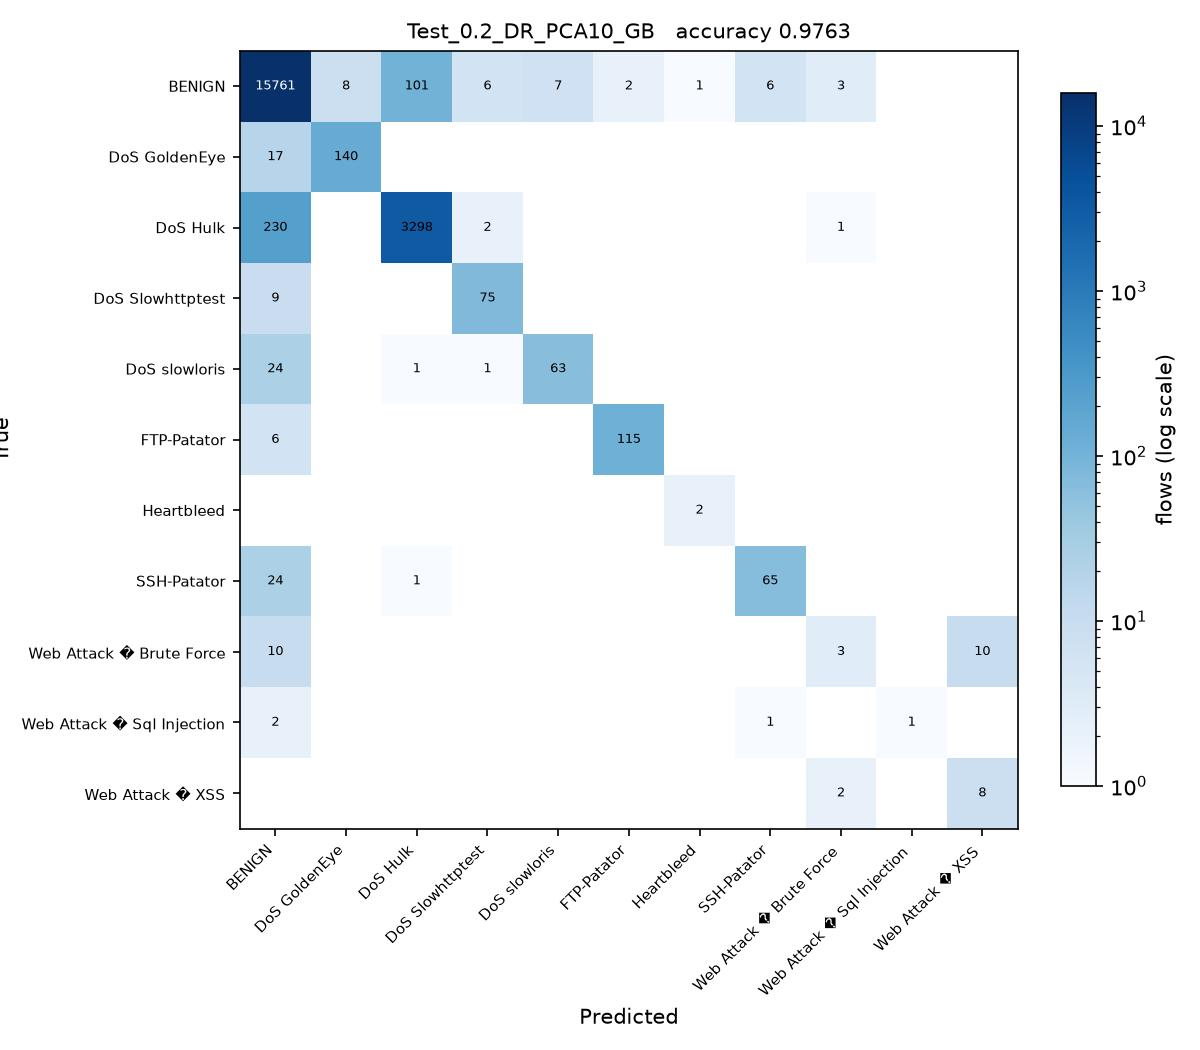

Generate this figure with Python:
# Test_0.2_DR_PCA10_GB.py
#
# Test size 0.2  |  PCA, 10 components  |  Gradient Boosting (sheet #8)
#
# This is SGDC_60_40.py with the changes marked CHANGE below and nothing else.

import os
from pathlib import Path

# CHANGE 1: find the folder holding the three CSV files and run from there, so
# the plain file names below resolve no matter where this script is started
# from or how deeply it sits inside the project folder.
HERE = Path(__file__).resolve().parent
for PROJECT in [HERE, *HERE.parents]:
    if (PROJECT / 'Tuesday-WorkingHours.pcap_ISCX.csv').exists():
        os.chdir(PROJECT)
        break
else:
    raise SystemExit('Put this folder inside the folder that holds the three '
                     'CIC-IDS2017 CSV files, then run the script again.')
import numpy as np
import pandas as pd

df1 = pd.read_csv('Tuesday-WorkingHours.pcap_ISCX.csv', low_memory=True)
df2 = pd.read_csv('Wednesday-workingHours.pcap_ISCX.csv', low_memory=True)
df3 = pd.read_csv('Thursday-WorkingHours-Morning-WebAttacks.pcap_ISCX.csv', low_memory=True)

dataset = pd.concat([df1, df2, df3], ignore_index=True)

dataset.columns = dataset.columns.str.strip()

# CHANGE 2: a stratified sample of 100000 flows, the same for every run.
# Gradient Boosting builds one tree per class per stage on a single core, so all
# 1.3 million flows would take hours per script. At least 50 flows of every
# class are kept, so the rare attacks stay in the split.
label = dataset.columns[-1]
dataset = pd.concat(
    [g.sample(n=min(len(g), max(50, round(100000 * len(g) / len(dataset)))), random_state=0)
     for _, g in dataset.groupby(label)],
    ignore_index=True
)

X = dataset.iloc[:, :-1]
y = dataset.iloc[:, -1]

X = X.apply(pd.to_numeric, errors='coerce')

X.replace([np.inf, -np.inf], np.nan, inplace=True)

from sklearn.impute import SimpleImputer

imputer = SimpleImputer(missing_values=np.nan, strategy='mean')
X = imputer.fit_transform(X)

from sklearn.preprocessing import LabelEncoder

labelencoder_y = LabelEncoder()
y = labelencoder_y.fit_transform(y)

from sklearn.model_selection import train_test_split

X_train, X_test, y_train, y_test = train_test_split(
    X,
    y,
    test_size=0.2,   # CHANGE 3: test size
    random_state=0,
    stratify=y
)

# CHANGE 4: PCA, from PCA_LDA_KErnel_PCA_CODE.pdf (fit only on training data)
from sklearn.decomposition import PCA

pca = PCA(n_components=10)
X_train = pca.fit_transform(X_train)
X_test = pca.transform(X_test)

# CHANGE 5: Gradient Boosting (sheet #8) in place of SGDClassifier
from sklearn.ensemble import GradientBoostingClassifier

# random_state=0 is the only addition to the sheet: without a seed the trees
# break ties between equally good splits at random, so a rerun gives
# different numbers (by several points on these components).
classifier = GradientBoostingClassifier(random_state=0)

classifier.fit(X_train, y_train)

y_pred = classifier.predict(X_test) 

from sklearn.metrics import confusion_matrix
from sklearn.metrics import accuracy_score
from sklearn.metrics import precision_score
from sklearn.metrics import recall_score
from sklearn.metrics import f1_score
from sklearn.metrics import classification_report

cm = confusion_matrix(y_test, y_pred)

print("Confusion Matrix:\n")
print(cm)

print("\nAccuracy : {:.4f}".format(accuracy_score(y_test, y_pred)))
print("\nPrecision : {:.4f}".format(precision_score(y_test, y_pred, average='weighted')))
print("\nRecall : {:.4f}".format(recall_score(y_test, y_pred, average='weighted')))
print("\nF1 Score : {:.4f}".format(f1_score(y_test, y_pred, average='weighted')))

print("\nClassification Report:\n")
print(classification_report(y_test, y_pred))

# CHANGE 6: save the confusion matrix as Test_0.2_DR_PCA10_GB.jpg and record the result
import matplotlib
matplotlib.use('Agg')
import matplotlib.pyplot as plt
from matplotlib.colors import LogNorm

here = HERE                     # the folder this script sits in
names = [str(c) for c in labelencoder_y.classes_]
fig, ax = plt.subplots(figsize=(8, 7))
im = ax.imshow(cm, cmap='Blues', norm=LogNorm(vmin=1))
ax.set_xticks(range(len(names)), names, rotation=45, ha='right', fontsize=7)
ax.set_yticks(range(len(names)), names, fontsize=7)
ax.set_xlabel('Predicted')
ax.set_ylabel('True')
ax.set_title('Test_0.2_DR_PCA10_GB   accuracy {:.4f}'.format(accuracy_score(y_test, y_pred)), fontsize=10)
for i in range(cm.shape[0]):
    for j in range(cm.shape[1]):
        if cm[i, j]:
            ax.text(j, i, cm[i, j], ha='center', va='center', fontsize=6,
                    color='white' if cm[i, j] > cm.max() / 3 else 'black')
fig.colorbar(im, ax=ax, fraction=0.04, label='flows (log scale)')
fig.tight_layout()
fig.savefig(here / 'Test_0.2_DR_PCA10_GB.jpg', dpi=150)
plt.close(fig)

row = pd.DataFrame([{
    'Test': 0.2, 'DR': 'PCA10', 'Clas': 'GB',
    'Acc': round(accuracy_score(y_test, y_pred), 4),
    'Pre': round(precision_score(y_test, y_pred, average='weighted'), 4),
    'Rec': round(recall_score(y_test, y_pred, average='weighted'), 4),
    'F1': round(f1_score(y_test, y_pred, average='weighted'), 4),
    'script': 'Test_0.2_DR_PCA10_GB',
}])
# one file per run, so several scripts can run at the same time without
# overwriting each other. 21_run_45_mix.py merges them into the Excel sheet.
out = PROJECT / 'results' / 'parts_mix' / 'Test_0.2_DR_PCA10_GB.csv'
out.parent.mkdir(parents=True, exist_ok=True)
row.to_csv(out, index=False)
